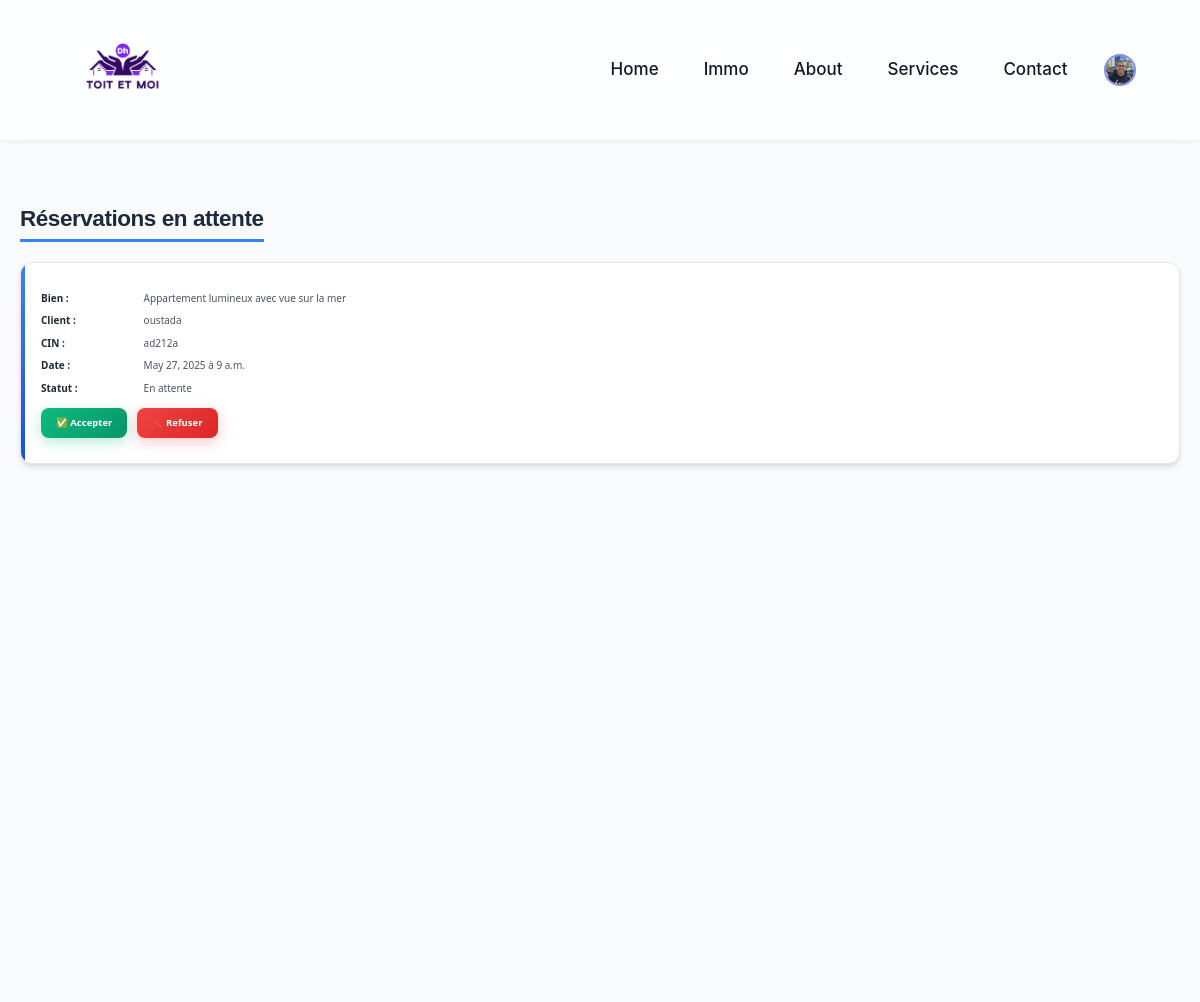
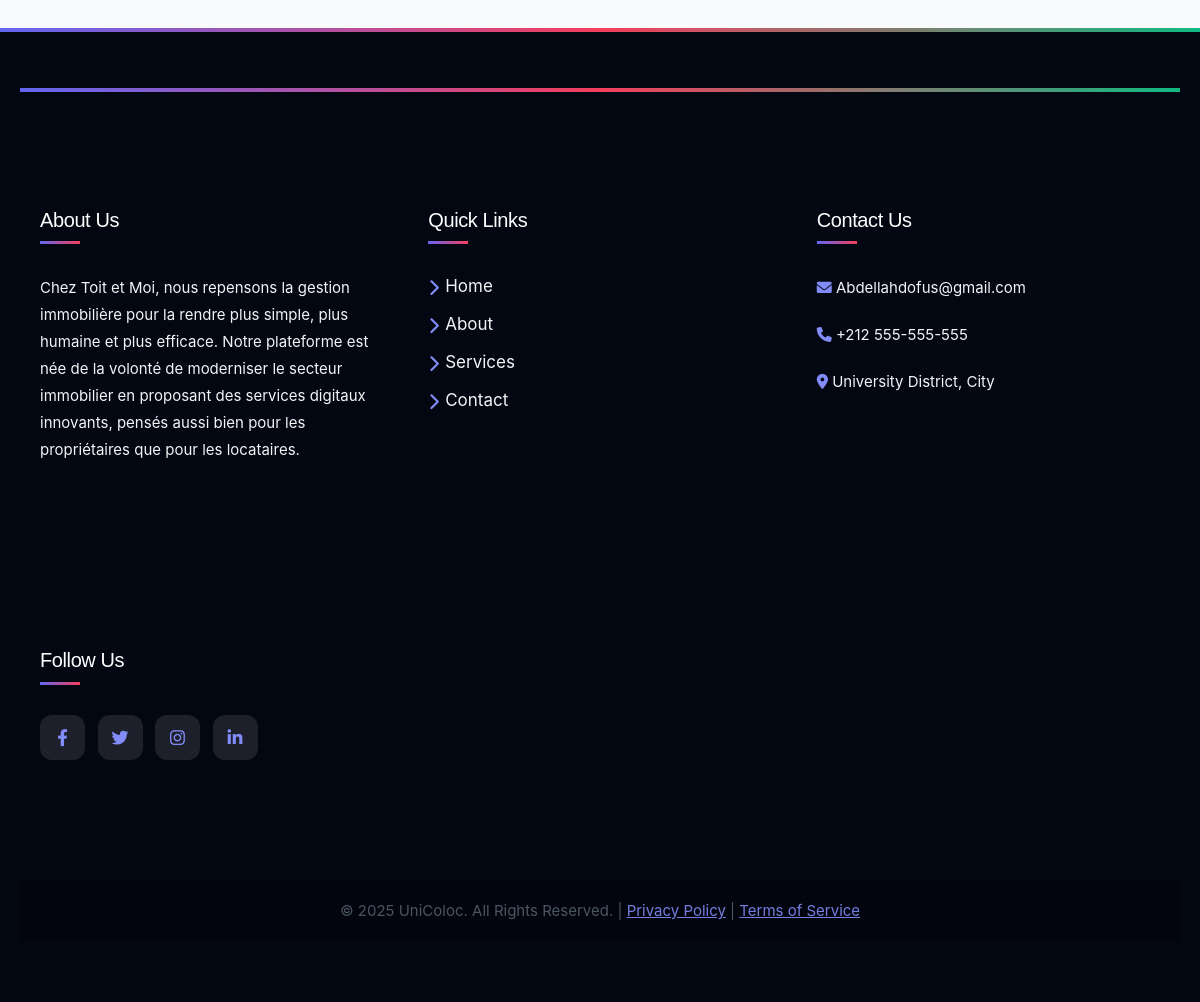
The page /reservations/gestion/ (signed in) on the database its author committed (2 pictures, top to bottom).
### app/models.py (models this page shows, shortened)
class CustomUser(AbstractUser):
    status = [
        ('entrepreneur', 'entrepreneur'),
        ('client', ' client'),
        ('admin','admin'),
        ('visiteur','visiteur')
    ]
    status = models.CharField(max_length=50, default='visiteur', choices=status)
    profile_picture = models.ImageField(upload_to='locataire_profile_pics/',default='locataire_profile_pics/Default.jpg', null=True, blank=True)
    phone_number = models.CharField(max_length=15, null=True, blank=True)
    date_of_birth = models.DateField(null=True, blank=True)
    address = models.CharField(max_length=255, null=True, blank=True)
    Carteid= models.CharField(max_length=100, null=True, blank=True)

class Reservation(models.Model):
    STATUS_CHOICES = [
        ('en_attente', 'En attente'),
        ('acceptee', 'Acceptée'),
        ('refusee', 'Refusée'),
        ('annulee', 'Annulée'),
    ]
    client = models.ForeignKey(client, on_delete=models.CASCADE)
    bien = models.ForeignKey(BienImmo, on_delete=models.CASCADE)
    reservation_date = models.DateField()
    reservation_time = models.TimeField()
    status = models.CharField(max_length=10, choices=STATUS_CHOICES, default='en_attente')
    class Meta:
        unique_together = ('bien', 'reservation_date', 'reservation_time', 'status')
    import datetime

class BienImmo(models.Model):
    x = [
        ('a vendre', 'a vendre'),
        ('a louer', 'a louer')
    ]
    name = models.CharField(max_length=200, default='nouvelle apartement')
    type = models.CharField(max_length=50, null=True, blank=True, choices=x)
    price = models.DecimalField(max_digits=15, decimal_places=2)
    content = models.TextField()
    address = models.CharField(max_length=255, default='')
    image1 = models.ImageField(upload_to='photos/%y/%m/%d', default='photos/25/04/25/pfp.jpg')
    image2 = models.ImageField(upload_to='photos/%y/%m/%d', default='photos/25/04/25/pfp.jpg')
    image3 = models.ImageField(upload_to='photos/%y/%m/%d', default='photos/25/04/25/pfp.jpg')
    image4 = models.ImageField(upload_to='photos/%y/%m/%d', default='photos/25/04/25/pfp.jpg')
    image5 = models.ImageField(upload_to='photos/%y/%m/%d', default='photos/25/04/25/pfp.jpg')
    user = models.ForeignKey(entrepreneur,on_delete=models.CASCADE)
    active = models.BooleanField(default=False)
    class Meta:
        ordering = ['price']

class client(models.Model):
    user = models.ForeignKey(CustomUser,on_delete=models.CASCADE,primary_key=True)
    bio = models.TextField(null=True, blank=True)

### app/views.py (the view)
# urls.py: path('reservations/gestion/', views.dashboard_entrepreneur, name='dashboard_entrepreneur'),
@login_required
def dashboard_entrepreneur(request):
    try:
        entrepreneur_instance = entrepreneur.objects.get(user=request.user)
    except entrepreneur.DoesNotExist:
        messages.error(request, "🚫 Vous n'êtes pas un entrepreneur.")
        return redirect('SayHello')
    biens = BienImmo.objects.filter(user=entrepreneur_instance).order_by('-id')
    reservations = Reservation.objects.filter(bien__in=biens).order_by('-reservation_date')
    check_forms = {bien.id: checkForm(instance=bien) for bien in biens}
    return render(request, 'adminp/dashboard_entrepreneur.html', {
        'reservations': reservations,
        'biens': biens,
        'check_forms': check_forms,
    })

### app/context_processors.py (called while the page is built)
def unread_message_count(request):
    if request.user.is_authenticated:
        count = Message.objects.filter(recipient=request.user, is_read=False).count()
        return {'unread_message_count': count}
    return {}

### templates/adminp/dashboard_entrepreneur.html (shortened to what this page needs)
{% extends 'base.html' %}
{% load static %}
{% block content %}
<div class="page-container">
    <h2>Réservations en attente</h2>
    {% if reservations %}
    <ul class="reservation-list">
        {% for r in reservations %}
        <li class="reservation-item">
            <p><strong>Bien :</strong> {{ r.bien.name }}</p>
            <p><strong>Client :</strong> {{ r.client.user.username }}</p>
            <p><strong>CIN :</strong> {{ r.client.user.Carteid }}</p>
            <p><strong>Date :</strong> {{ r.reservation_date }} à {{ r.reservation_time }}</p>
            <p><strong>Statut :</strong> {{ r.get_status_display }}</p>
            {% if r.status == 'en_attente' %}
            <a href="{% url 'traiter_reservation' r.id 'accepter' %}" class="btn btn-success">✅ Accepter</a>
            <a href="{% url 'traiter_reservation' r.id 'refuser' %}" class="btn btn-danger">❌ Refuser</a>
            {% else %}
            <a href="{% url 'traiter_reservation' r.id 'annuler' %}" class="btn btn-danger">❌ Annuler</a>
            <span class="status-label {{ r.status }}">{{ r.get_status_display }}</span>
            {% endif %}
        </li>
        {% endfor %}
    </ul>
    {% else %}
    <p>Aucune réservation en attente.</p>
    {% endif %}
{% endblock %}

### templates/base.html (shortened to what this page needs)
{% load static %}
<!DOCTYPE html>
<html lang="en">
<head>
    <link rel="stylesheet" href="https://cdnjs.cloudflare.com/ajax/libs/font-awesome/6.0.0/css/all.min.css">
    <script src="https://cdn.tailwindcss.com"></script>
<link rel="stylesheet" href="https://cdn.jsdelivr.net/npm/flatpickr/dist/flatpickr.min.css">
    <link href="https://cdn.jsdelivr.net/npm/bootstrap@5.3.5/dist/css/bootstrap.min.css" rel="stylesheet">
</head>
<body>
  <body>
    <nav class="navbar">
        <div class="logo">
          <a href="{% url 'SayHello' %}">
            <img src="\media\photos\25\04\25\logo.png" alt="Toit et Moi">
          </a>
        </div>
        <ul class="nav-links" id="nav-links">
            <li><a href="{% url 'SayHello' %}">Home</a></li>
            <li><a href="{% url 'Products' %}">Immo</a></li>
            <li><a href="{% url 'Settings' %}">About</a></li>
            <li><a href="{% url 'Services' %}">Services</a></li>
            <li><a href="{% url 'Contact' %}">Contact</a></li>
            {% if user.is_authenticated %}
            <li class="relative">
              <a href="javascript:void(0)" id="profile-menu-toggle">
                <img src="{{ request.user.profile_picture.url }}"  alt="Profile Picture" class="w-12 h-12 rounded-full border-2 border-primary-light">
              </a>
          </li>
            {% else %}
            <li><a href="{% url 'Loginpage' %}">Login</a></li>
            <li><a href="{% url 'Register' %}">Register</a></li>
            {% endif %}
        </ul>
    </nav>
    <main>
        {% block content %}{% endblock content %}
    </main>
    <footer>
        <div class="footer-container">
          <footer>
            <div class="footer-container">
                <section class="footer-section">
                    <h4>About Us</h4>
                    <p>Chez Toit et Moi, nous repensons la gestion immobilière pour la rendre plus simple, plus humaine et plus efficace. Notre plateforme est née de la volonté de moderniser le secteur immobilier en proposant des services digitaux innovants, pensés aussi bien pour les propriétaires que pour les locataires.</p>
                </section>
                <section class="footer-section">
                    <h4>Quick Links</h4>
                    <ul>
                        <li><a href="{% url 'SayHello' %}"><i class="fas fa-chevron-right"></i> Home</a></li>
                        <li><a href="{% url 'Settings' %}"><i class="fas fa-chevron-right"></i> About</a></li>
                        <li><a href="{% url 'Services' %}"><i class="fas fa-chevron-right"></i> Services</a></li>
                        <li><a href="{% url 'Contact' %}"><i class="fas fa-chevron-right"></i> Contact</a></li>
                    </ul>
                </section>
                <section class="footer-section">
                    <h4>Contact Us</h4>
                    <p><i class="fas fa-envelope"></i> <a href="mailto:Abdellahdofus@gmail.com">Abdellahdofus@gmail.com</a></p>
                    <p><i class="fas fa-phone"></i> +212 555-555-555</p>
                    <p><i class="fas fa-map-marker-alt"></i> University District, City</p>
                </section>
                <section class="footer-section">
                    <h4>Follow Us</h4>
                    <div class="social-media">
                        <a href="https://facebook.com" target="_blank" aria-label="Facebook"><i class="fab fa-facebook-f"></i></a>
                        <a href="https://twitter.com" target="_blank" aria-label="Twitter"><i class="fab fa-twitter"></i></a>
                        <a href="https://instagram.com" target="_blank" aria-label="Instagram"><i class="fab fa-instagram"></i></a>
                        <a href="https://linkedin.com" target="_blank" aria-label="LinkedIn"><i class="fab fa-linkedin-in"></i></a>
                    </div>
                </section>
            </div>
            <div class="footer-bottom">
                <p>&copy; 2025 UniColoc. All Rights Reserved. | <a href="#">Privacy Policy</a> | <a href="#">Terms of Service</a></p>
            </div>
        </footer>
        </div>
    </footer>
</head>

### templates/adminp/dashboard_entrepreneur.html (style rules this page uses)
.page-container { max-width: 1200px; margin: 0 auto; padding: 2rem; background: #f8fafc; min-height: 100vh; font-family: 'Segoe UI', Tahoma, Geneva, Verdana, sans-serif; }
.page-container h2 { color: #1e293b; font-size: 2.25rem; font-weight: 700; margin-bottom: 2rem; border-bottom: 3px solid #3b82f6; padding-bottom: 0.75rem; display: inline-block; }
.reservation-list { list-style: none; padding: 0; margin: 0; display: grid; gap: 1.5rem; }
.reservation-item { background: white; border-radius: 12px; padding: 2rem; box-shadow: 0 4px 6px -1px rgba(0, 0, 0, 0.1), 0 2px 4px -1px rgba(0, 0, 0, 0.06); border: 1px solid #e5e7eb; transition: all 0.3s ease; position: relative; overflow: hidden; }
.reservation-item::before { content: ''; position: absolute; top: 0; left: 0; width: 4px; height: 100%; background: linear-gradient(135deg, #3b82f6, #1d4ed8); }
.reservation-item p { margin: 0.75rem 0; color: #4b5563; font-size: 1rem; line-height: 1.5; }
.reservation-item p strong { color: #1f2937; font-weight: 600; display: inline-block; min-width: 100px; }
.btn { display: inline-block; padding: 0.75rem 1.5rem; margin: 0.5rem 0.5rem 0.5rem 0; border: none; border-radius: 8px; font-weight: 600; font-size: 0.95rem; text-decoration: none; text-align: center; cursor: pointer; transition: all 0.3s ease; position: relative; overflow: hidden; }
.btn::before { content: ''; position: absolute; top: 0; left: -100%; width: 100%; height: 100%; background: linear-gradient(90deg, transparent, rgba(255,255,255,0.2), transparent); transition: left 0.5s; }
.btn-success { background: linear-gradient(135deg, #10b981, #059669); color: white; box-shadow: 0 4px 14px 0 rgba(16, 185, 129, 0.3); }
.btn-danger { background: linear-gradient(135deg, #ef4444, #dc2626); color: white; box-shadow: 0 4px 14px 0 rgba(239, 68, 68, 0.3); }

### rows shown on the page
CustomUser: user.profile_picture (picture)
Reservation: bien.name "Appartement lumineux avec vue sur la mer", client.user.username "oustada", client.user.Carteid "ad212a", reservation_date "May 27, 2025", reservation_time "9 a.m.", status "En attente", shows "✅ Accepter"
